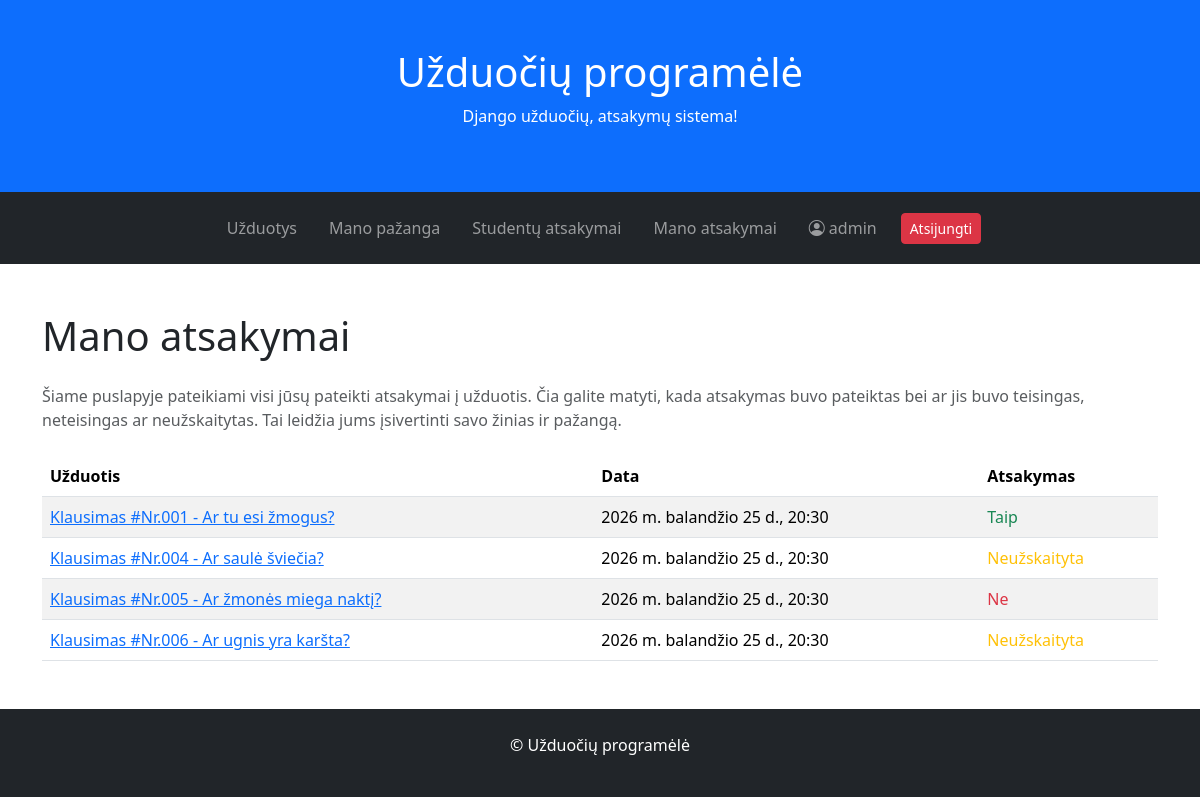
The app's page /myanswers/ (signed in) with its own data.
### tasks/models.py (models this page shows, shortened)
class Answer(models.Model):
    task = models.ForeignKey(to="Task", on_delete=models.CASCADE, verbose_name="Užduotis")
    student = models.ForeignKey(to=User, on_delete=models.CASCADE, verbose_name="Studentas")
    ANSWER_CHOICES = [
        (True, 'Taip'),
        (False, 'Ne'),
    ]
    answer = models.BooleanField("Atsakymas", choices=ANSWER_CHOICES, default=True)
    date = models.DateTimeField("Data", auto_now_add=True)
    def is_correct(self):
        return self.answer == self.task.correct_answer
    class Meta:
        verbose_name = "Atsakymas"
        verbose_name_plural = "Atsakymai"

class Task(models.Model):
    name = models.CharField("Užduotis")
    content = models.TextField("Klausimas")
    teacher = models.ForeignKey(to=User, on_delete=models.CASCADE, verbose_name="Dėstytojas")
    ANSWER_CHOICES = [
        (True, 'Taip'),
        (False, 'Ne'),
    ]
    correct_answer = models.BooleanField("Teisingas atsakymas", choices=ANSWER_CHOICES, default=True)
    deadline = models.DateTimeField("Terminas", null=True, blank=True)
    date = models.DateTimeField("Data", auto_now_add=True)
    photo = models.ImageField("Nuotrauka", upload_to='tasks', null=True, blank=True)
    def is_overdue(self):
        return self.deadline and timezone.now() > self.deadline
    def __str__(self):
        return f"{self.name} - {self.content}"
    class Meta:
        verbose_name = "Uždavinys"
        verbose_name_plural = "Uždaviniai"

### tasks/views.py (the view)
# urls.py: path('myanswers/', views.UserAnswerListView.as_view(), name='useranswers'),
class UserAnswerListView(LoginRequiredMixin, ListView):
    model = Answer
    template_name = "user_answers.html"
    context_object_name = "answers"
    def get_queryset(self):
        return Answer.objects.filter(student=self.request.user)

### tasks/templates/user_answers.html (shortened to what this page needs)
{% extends 'base.html' %}
{% block content %}
<h1 class="mb-4">Mano atsakymai</h1>
<p class="text-muted mb-4">
Šiame puslapyje pateikiami visi jūsų pateikti atsakymai į užduotis.
Čia galite matyti, kada atsakymas buvo pateiktas bei ar jis buvo teisingas, neteisingas ar neužskaitytas.
Tai leidžia jums įsivertinti savo žinias ir pažangą.
</p>
<table class="table table-striped">
    <thead>
        <tr>
            <th>Užduotis</th>
            <th>Data</th>
            <th>Atsakymas</th>
        </tr>
    </thead>
    <tbody>
        {% for answer in answers %}
        <tr>
            <td>
                <a href="{% url 'answer' answer.pk %}">
                    {{ answer.task }}
                </a>
            </td>
            <td>{{ answer.date }}</td>
            <td>
                {% if answer.task.is_overdue %}
                    <span class="text-warning">Neužskaityta</span>
                {% elif answer.is_correct %}
                    <span class="text-success">Taip</span>
                {% else %}
                    <span class="text-danger">Ne</span>
                {% endif %}
            </td>
        </tr>
        {% endfor %}
    </tbody>
</table>
{% endblock %}

### tasks/templates/base.html (shortened to what this page needs)
<!DOCTYPE html>
<html lang="lt">
<head>
    {% load static %}
    <link href="https://cdn.jsdelivr.net/npm/bootstrap@5.3.2/dist/css/bootstrap.min.css" rel="stylesheet">
    <link href="https://cdn.jsdelivr.net/npm/bootstrap-icons@1.11.3/font/bootstrap-icons.css" rel="stylesheet">
</head>
<body>
<div class="p-5 bg-primary text-white text-center">
    <h1>Užduočių programėlė</h1>
    <p>Django užduočių, atsakymų sistema!</p>
</div>
<nav class="navbar navbar-expand-sm bg-dark navbar-dark py-3">
    <div class="container-fluid">
        <div class="collapse navbar-collapse" id="mynavbar">
            <ul class="navbar-nav mx-auto gap-3 align-items-center">
                <li class="nav-item">
                    <a class="nav-link" href="{% url 'index' %}">Užduotys</a>
                </li>
                {% if user.is_authenticated %}
                    <li class="nav-item">
                        <a class="nav-link" href="{% url 'stats' %}">Mano pažanga</a>
                    </li>
                    {% if user.is_staff %}
                        <li class="nav-item">
                            <a class="nav-link" href="{% url 'answers' %}">Studentų atsakymai</a>
                        </li>
                    {% endif %}
                    <li class="nav-item">
                        <a class="nav-link" href="{% url 'useranswers' %}">Mano atsakymai</a>
                    </li>
                    <li class="nav-item">
                        <a class="nav-link" href="{% url 'profile' %}">
                            <i class="bi bi-person-circle me-1"></i>{{ user.get_username }}
                        </a>
                    </li>
                    <li class="nav-item">
                        <form method="post" action="{% url 'logout' %}">
                            <button class="btn btn-danger btn-sm" type="submit">Atsijungti</button>
                        </form>
                    </li>
                {% endif %}
            </ul>
        </div>
    </div>
</nav>
<div class="container mt-5">
    {% block content %}{% endblock %}
</div>
<div class="mt-5 p-4 bg-dark text-white text-center">
    <p>© Užduočių programėlė</p>
</div>
</body>
</html>

### records on screen
Answer: task "Klausimas #Nr.001 - Ar tu esi žmogus?", date "2026 m. balandžio 25 d., 20:30", answer "Taip"
Answer: task "Klausimas #Nr.004 - Ar saulė šviečia?", date "2026 m. balandžio 25 d., 20:30", shows "Neužskaityta"
Answer: task "Klausimas #Nr.005 - Ar žmonės miega naktį?", date "2026 m. balandžio 25 d., 20:30", answer "Ne"
Answer: task "Klausimas #Nr.006 - Ar ugnis yra karšta?", date "2026 m. balandžio 25 d., 20:30", shows "Neužskaityta"

### other values on screen
{{ user.get_username }} "admin"
